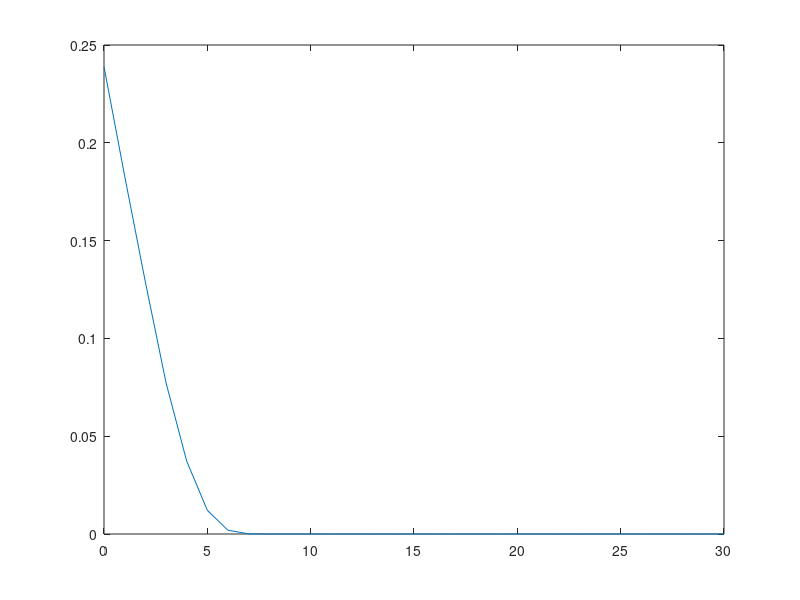

Reproduce this figure in MATLAB.
clc 
close all 
clear all 

data = randi([0,1],1,10^4);
Eb = mean(data.^2);

 s=zeros(length(data),1);
 
% Mapping %
for i=1:length(data)
    if data(i) == 0
        s(i)=sqrt(Eb);
    else
        s(i)=-sqrt(Eb);
    end
end

%Noise%
snr=0:1:30;
p = 1./(10.^(snr/10));

for i=1:length(snr)
    noise(:,:,i)= p(i)*randn(10^4,1);
end

for i=1:length(snr)
    Y(:,:,i)=s+noise(:,:,i);
end

for i=1:length(snr)
for j=1:length(data)
    if Y(j,1,i)>=0
        out(j,1,i)=0;
    else
        out(j,1,i)=1;
    end
end
end

for i=1:length(snr)
    count=0;
    for j=1:length(data)
   if out(j,1,i) ~= data(1,j)
       count=count+1;
   end
    end
    ber(i)=count/length(data);
end

plot(snr,ber)



